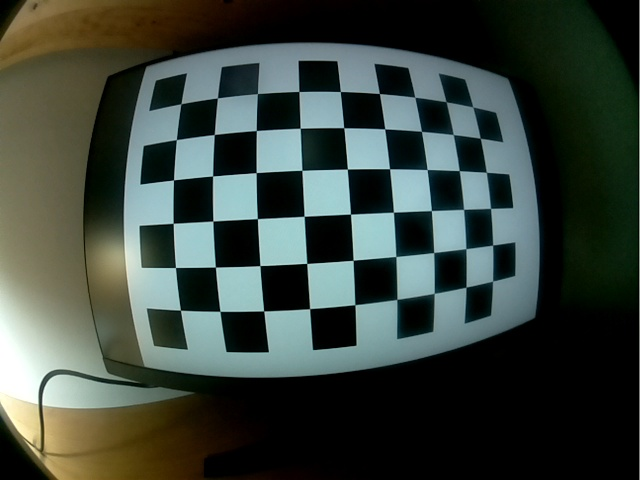
#> input picture images/calibration/img1.jpg, 640 x 480 px; its folder holds only this picture in this run
$ python calibration.py
#> lines starting #> are read from the running program, lines starting #| are printed output that depends on the picture; after the words box and inside, x2 and y2 are one past the last pixel; in counts of white or black regions, pixels touching at a corner belong together; long printed decimals are rounded
import glob

import numpy as np
import cv2

chess = (6, 9)
res = (640, 480)

objp = np.zeros((chess[0] * chess[1], 3), np.float32)
objp[:, :2] = np.mgrid[0:chess[0], 0:chess[1]].T.reshape(-1, 2)

objpoints = []
imgpoints = []

criteria = (cv2.TERM_CRITERIA_EPS + cv2.TERM_CRITERIA_MAX_ITER, 30, 0.01)

images = glob.glob('../../images/calibration/*.jpg')

number_of_images = 0
print(len(images))

for name in images:
    img = cv2.imread(name)
#> img is the input picture: shape (480, 640, 3); mean B, G, R 61.4, 68.9, 58.9
    gray = cv2.cvtColor(img, cv2.COLOR_BGR2GRAY)
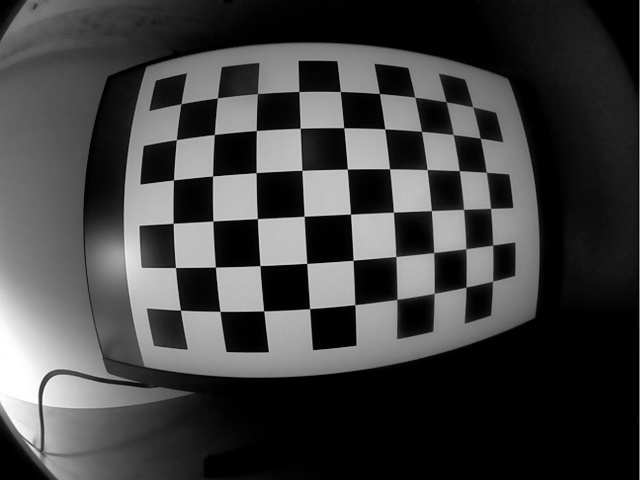
#> gray: shape (480, 640); min 0, max 255, mean 65

    ret, corners = cv2.findChessboardCorners(gray, chess, None)
#> ret = True; corners = 54 rows, first 8: [180.4, 310], [175.5, 267.5], [173.3, 223.2], [173.5, 179.8], [176.4, 139.6], [181.1, 103.9], [219.9, 311.2], [215.4, 267]

    if ret:
        number_of_images += 1

        objpoints.append(objp)
        corners2 = cv2.cornerSubPix(gray, corners, (11, 11), (-1, -1), criteria)
#> corners2 = 54 rows, first 8: [180.4, 310.2], [175.5, 267.6], [173.2, 223.3], [173.5, 179.9], [176.4, 139.6], [180.8, 103.7], [219.9, 311.4], [215.4, 267.1]
        imgpoints.append(corners)

        # Draw and display the corners
        cv2.drawChessboardCorners(img, chess, corners2, ret)
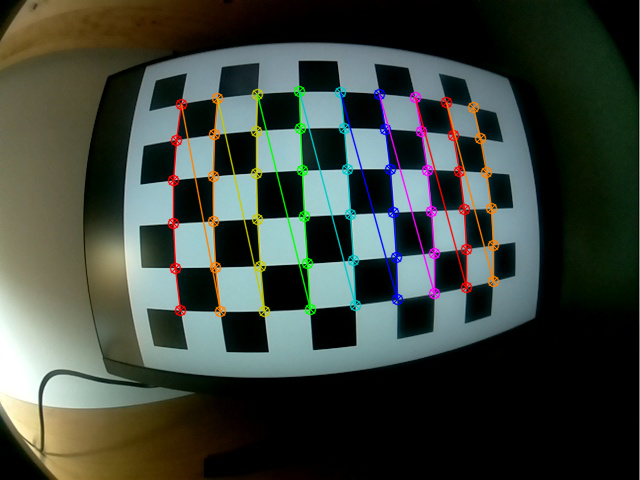
#> img: shape (480, 640, 3); 4.73% of pixels changed, all inside (x1, y1, x2, y2) = (167, 85, 500, 318)
        cv2.imshow('img', img)
        cv2.waitKey(500)

cv2.destroyAllWindows()
print(number_of_images)

ret, mtx, dist, rvecs, tvecs = cv2.calibrateCamera(objpoints, imgpoints, res, None, None)
#> ret = 0.078; mtx = [[263.2, 0, 319.8], [0, 263.3, 223], [0, 0, 1]]; dist = [[-0.343, 0.172, -0.000432, 0.000111, -0.056]]; rvecs = ([0.0361, -0.113, -1.62],); tvecs = ([-3.2, 2, 5.19],)

print("###############")
print(ret)
#| 0.07796
print("###############")
print(mtx)
#| [[263.178   0.         319.758]
#|  [  0.         263.335 222.992 ]
#|  [  0.           0.           1.        ]]
print("###############")
print(dist)
#| [[-3.43315516e-01  1.72220616e-01 -4.31551992e-04  1.10684007e-04
#|   -5.59736310e-02]]
print("###############")
print(rvecs)
#| (array([[ 0.03609],
#|        [-0.1133],
#|        [-1.622 ]]),)
print("###############")
print(tvecs)
#| (array([[-3.203],
#|        [ 2.003],
#|        [ 5.188]]),)
print("###############")

mean_error = 0
for i in range(len(objpoints)):
    imgpoints2, _ = cv2.projectPoints(objpoints[i], rvecs[i], tvecs[i], mtx, dist)
    error = cv2.norm(imgpoints[i], imgpoints2, cv2.NORM_L2) / len(imgpoints2)
    mean_error += error
#> this loop made 1 pass
#> (error, mean_error) on pass 1: (0.0106, 0.0106)
#> after the loop, mean_error = 0.0106
print("total error: {}".format(mean_error / len(objpoints)))
#| total error: 0.01061

$ run again, on images/calibration/img4.jpg
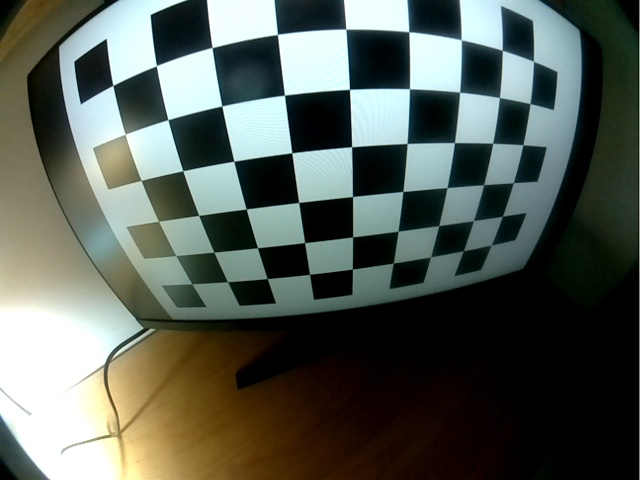
#> input picture images/calibration/img4.jpg, 640 x 480 px
#> img is the input picture: shape (480, 640, 3); mean B, G, R 86.1, 94.3, 86.8
#> `gray = cv2.cvtColor(img, cv2.COLOR_BGR2GRAY)`:
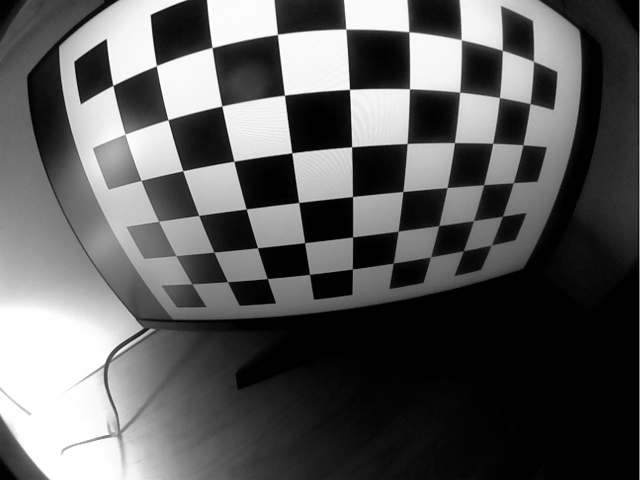
#> gray: shape (480, 640); min 0, max 255, mean 91.1
#> `ret, corners = cv2.findChessboardCorners(gray, chess, None)`: ret = True; corners = 54 rows, first 8: [191.9, 283.8], [176, 255.5], [158.7, 221.2], [141.2, 180.5], [125.3, 134.1], [113, 85.4], [227.6, 281.7], [214, 252]
#> corners2 = 54 rows, first 8: [191.6, 283.6], [176.2, 255.7], [158.6, 221.2], [141.2, 180.5], [125.2, 133.9], [112.8, 85.41], [227.6, 281.7], [213.9, 252.1]
#> `cv2.drawChessboardCorners(img, chess, corners2, ret)`:
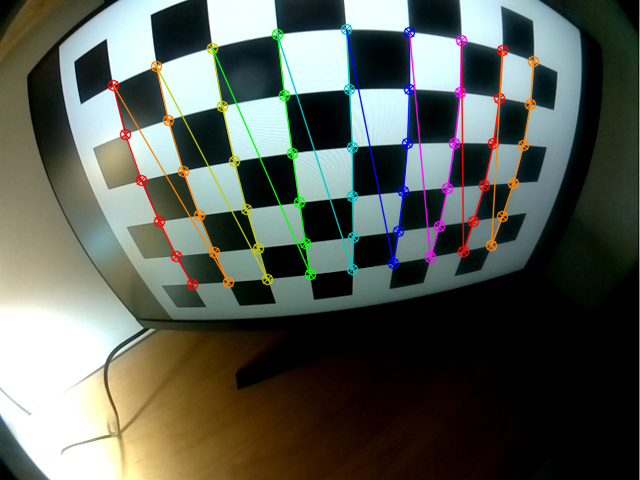
#> img: shape (480, 640, 3); 4.95% of pixels changed, all inside (x1, y1, x2, y2) = (107, 23, 540, 291)
#> `ret, mtx, dist, rvecs, tvecs = cv2.calibrateCamera(objpoints, imgpoint..`: ret = 0.288; mtx = [[272.4, 0, 321.2], [0, 272.7, 220.5], [0, 0, 1]]; dist = [[-0.322, 0.105, 0.000612, 0.000238, -0.0152]]; rvecs = ([0.575, 0.47, -1.61],); tvecs = ([-3.25, 1.58, 6.16],)
#| 0.288
#| [[272.357   0.         321.174]
#|  [  0.         272.712 220.545]
#|  [  0.           0.           1.        ]]
#| [[-3.22200344e-01  1.04742209e-01  6.12080887e-04  2.38343344e-04
#|   -1.52221732e-02]]
#| (array([[ 0.5752],
#|        [ 0.4703],
#|        [-1.607]]),)
#| (array([[-3.249],
#|        [ 1.585 ],
#|        [ 6.161]]),)
#> the loop `for i in range(len(objpoints)):` made 1 pass
#> (error, mean_error) on pass 1: (0.0392, 0.0392)
#> after the loop `for i in range(len(objpoints)):`: mean_error = 0.0392
#| total error: 0.03919

$ run again, on images/calibration/img5.jpg
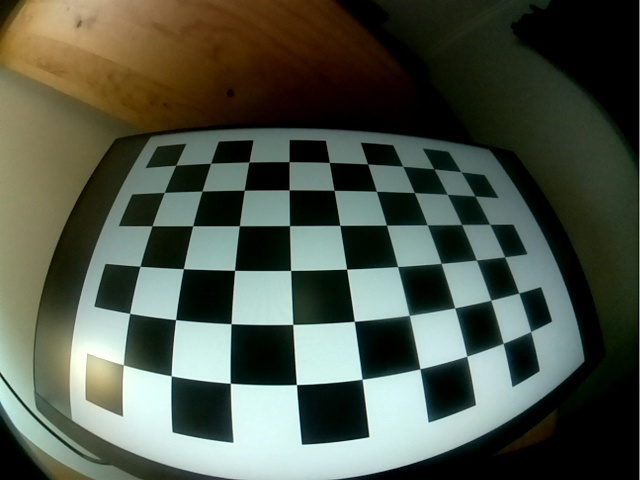
#> input picture images/calibration/img5.jpg, 640 x 480 px
#> img is the input picture: shape (480, 640, 3); mean B, G, R 73.6, 86.5, 78.8
#> `gray = cv2.cvtColor(img, cv2.COLOR_BGR2GRAY)`:
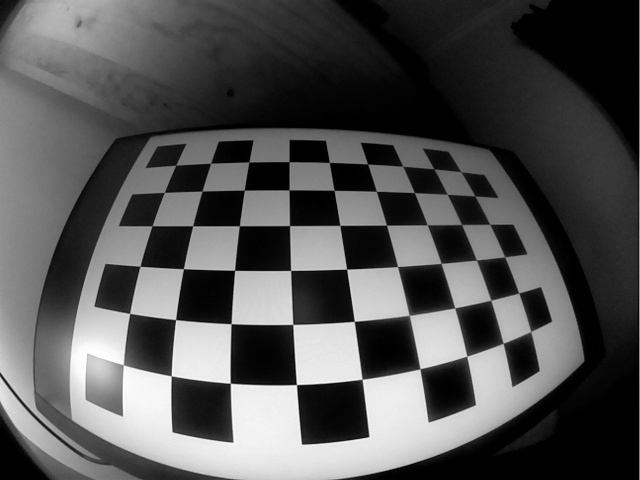
#> gray: shape (480, 640); min 0, max 255, mean 82.7
#> `ret, corners = cv2.findChessboardCorners(gray, chess, None)`: ret = True; corners = 54 rows, first 8: [123.5, 364.5], [129.6, 313.4], [140.2, 266.2], [152.1, 225.8], [164.6, 192.2], [175.7, 165.2], [171.3, 376], [175.7, 319.5]
#> corners2 = 54 rows, first 8: [123.4, 364.6], [129.6, 313.4], [140, 266.3], [152, 225.8], [164.3, 192.4], [175.7, 165.3], [171.2, 375.8], [175.6, 319.6]
#> `cv2.drawChessboardCorners(img, chess, corners2, ret)`:
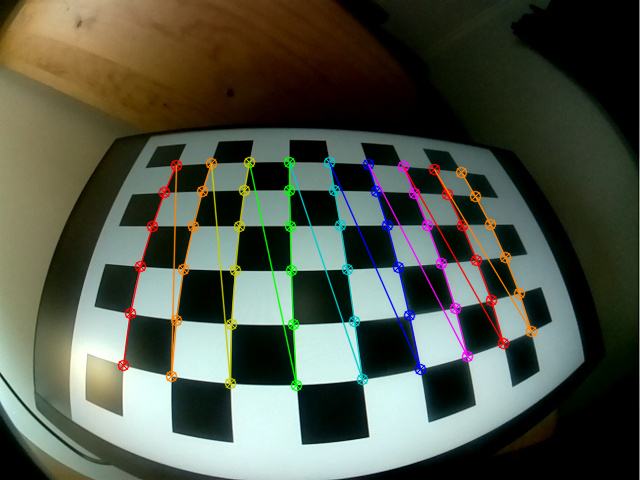
#> img: shape (480, 640, 3); 4.73% of pixels changed, all inside (x1, y1, x2, y2) = (117, 156, 538, 392)
#> `ret, mtx, dist, rvecs, tvecs = cv2.calibrateCamera(objpoints, imgpoint..`: ret = 0.103; mtx = [[275.6, 0, 319.4], [0, 277.1, 223.8], [0, 0, 1]]; dist = [[-0.356, 0.152, -0.000897, -0.000152, -0.0326]]; rvecs = ([-0.441, -0.628, -1.55],); tvecs = ([-3.32, 2.38, 3.15],)
#| 0.1029
#| [[275.619   0.         319.362 ]
#|  [  0.         277.054 223.843]
#|  [  0.           0.           1.        ]]
#| [[-3.56422126e-01  1.51780393e-01 -8.97106161e-04 -1.52285777e-04
#|   -3.25757713e-02]]
#| (array([[-0.441],
#|        [-0.6276],
#|        [-1.548]]),)
#| (array([[-3.317],
#|        [ 2.379],
#|        [ 3.146]]),)
#> the loop `for i in range(len(objpoints)):` made 1 pass
#> (error, mean_error) on pass 1: (0.014, 0.014)
#> after the loop `for i in range(len(objpoints)):`: mean_error = 0.014
#| total error: 0.014

$ run again, on images/calibration/img10.jpg
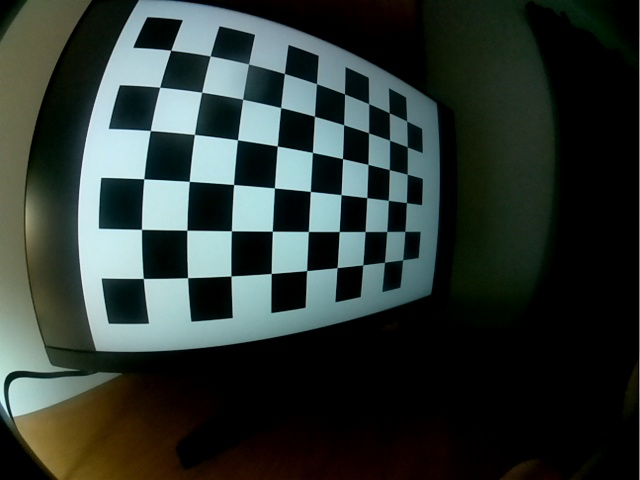
#> input picture images/calibration/img10.jpg, 640 x 480 px
#> img is the input picture: shape (480, 640, 3); mean B, G, R 52, 56.4, 46.6
#> `gray = cv2.cvtColor(img, cv2.COLOR_BGR2GRAY)`:
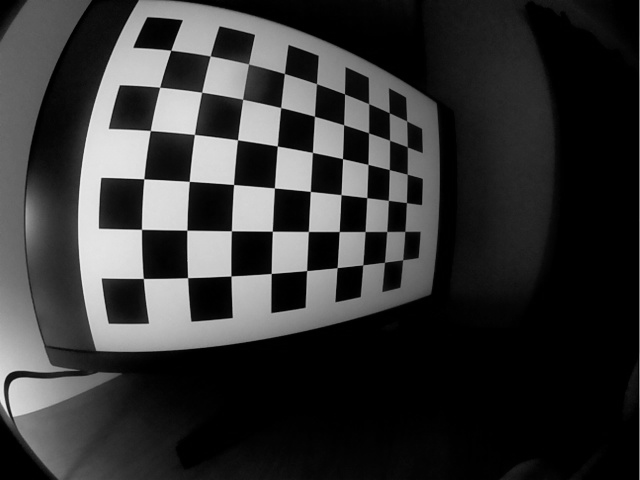
#> gray: shape (480, 640); min 0, max 239, mean 52.9
#> `ret, corners = cv2.findChessboardCorners(gray, chess, None)`: ret = True; corners = 54 rows, first 8: [143.5, 278.3], [141.4, 229.2], [143.9, 178.7], [150.4, 130.6], [159.7, 87.33], [170.7, 50.22], [187.5, 277.6], [187, 230]
#> corners2 = 54 rows, first 8: [143.3, 278.4], [141.5, 229.4], [143.8, 178.8], [150.3, 130.5], [159.6, 87.2], [170.7, 50.21], [187.6, 277.7], [186.8, 230.2]
#> `cv2.drawChessboardCorners(img, chess, corners2, ret)`:
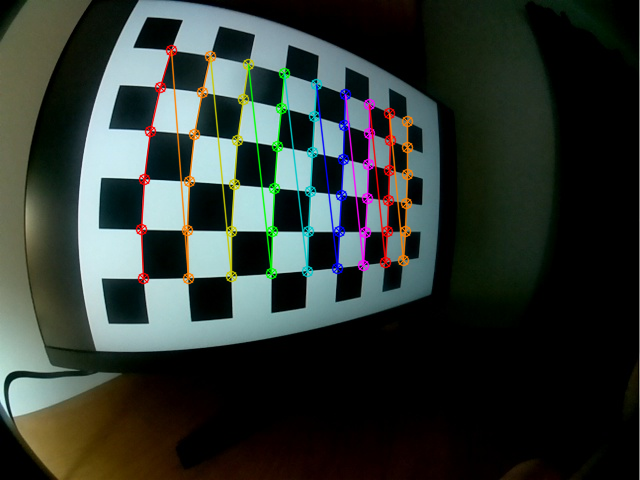
#> img: shape (480, 640, 3); 4.4% of pixels changed, all inside (x1, y1, x2, y2) = (135, 44, 414, 285)
#> `ret, mtx, dist, rvecs, tvecs = cv2.calibrateCamera(objpoints, imgpoint..`: ret = 0.09; mtx = [[276.5, 0, 319.7], [0, 276.5, 223.3], [0, 0, 1]]; dist = [[-0.364, 0.161, -0.000816, -0.00117, -0.0377]]; rvecs = ([0.524, -0.449, -1.48],); tvecs = ([-3.57, 1.12, 4.6],)
#| 0.09
#| [[276.483   0.         319.669]
#|  [  0.         276.476 223.280]
#|  [  0.           0.           1.        ]]
#| [[-0.3639   0.1607 -0.0008162 -0.001169 -0.03768]]
#| (array([[ 0.5244 ],
#|        [-0.4485],
#|        [-1.478 ]]),)
#| (array([[-3.575 ],
#|        [ 1.121],
#|        [ 4.600]]),)
#> the loop `for i in range(len(objpoints)):` made 1 pass
#> (error, mean_error) on pass 1: (0.0122, 0.0122)
#> after the loop `for i in range(len(objpoints)):`: mean_error = 0.0122
#| total error: 0.01225
